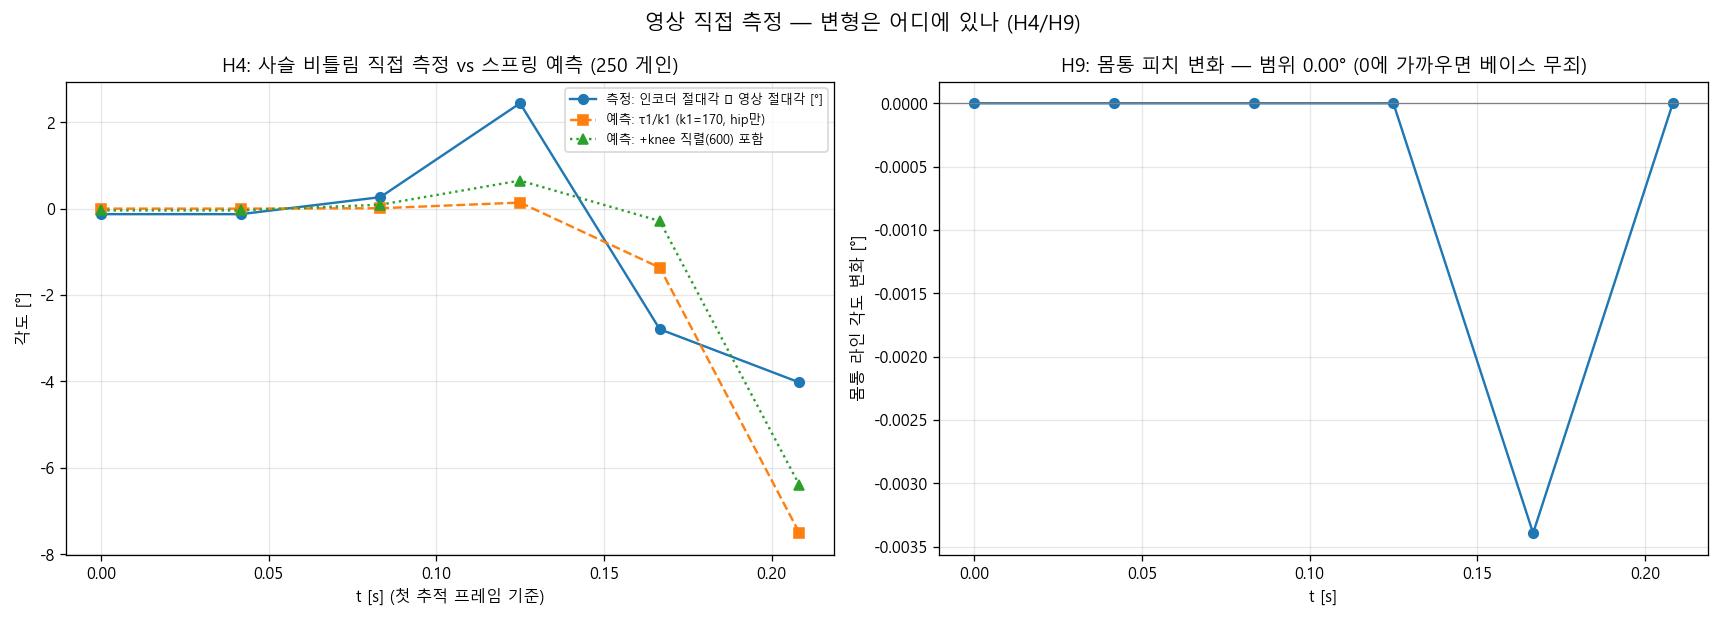

Python code for this plot:
# -*- coding: utf-8 -*-
"""video_deflection — H4/H9: 영상에서 변형 위치 직접 특정 (exp5 250 게인).

측정:
  · 정강이 절대각 θ_vid = atan2(무릎휠중심 − 발볼트중심)  [영상, 사지의 진짜 각도]
  · 인코더 절대각 θ_enc = q1_enc + q2_enc + const          [모터측]
  · 예측: θ_enc − θ_vid ≈ τ1/k1 (+τ2/k2) — 토크 파형 모양, 피크 ~7°
  · H9: 몸통 2점 라인 각도 변화 (베이스 피치) — ~0°면 베이스 무죄
정렬: 각도 곡선 자체의 시간 이동 최적화 (±0.1s), 기준선 = 푸시 전 프레임 (토크≈0).
"""
# --- 실험 데이터 경로: 단일 출처 (code/bench/datapaths.py) ---
import os as _o, sys as _s
_d = _o.path.dirname(_o.path.abspath(__file__))
while _d != _o.path.dirname(_d) and not _o.path.isdir(_o.path.join(_d, 'code', 'bench')):
    _d = _o.path.dirname(_d)
if _o.path.join(_d, 'code', 'bench') not in _s.path:
    _s.path.append(_o.path.join(_d, 'code', 'bench'))
from datapaths import DATA_ROOT, CVT_ROOT  # noqa: E402
# ---------------------------------------------------------------
import os, json
os.environ.setdefault("PYTHONIOENCODING", "utf-8")
from pathlib import Path
import numpy as np, pandas as pd
import imageio.v3 as iio
import matplotlib; matplotlib.use("Agg"); import matplotlib.pyplot as plt
plt.rcParams["font.family"] = "Malgun Gothic"; plt.rcParams["axes.unicode_minus"] = False

HERE = Path(__file__).parent
DATA = Path((DATA_ROOT + "/26_07_27/250_3_250_3"))
KT, GR, CF = 0.091, 9.0, 0.59
A = np.array([1.15605006, 4.17389589e-4, 0.26855607, 0.04904241])
def ahat(raw, v):
    Iq = (CF/(GR*KT))*np.asarray(raw, float); s = np.sign(v)
    return A[0]*GR*KT*Iq - A[1]*GR*np.abs(Iq)*Iq - A[2]*s - A[3]*np.abs(Iq)*s
def gray(a): return a.mean(axis=2)

def match(f, T, cy, cx, ry=35, rx=55):
    h = T.shape[0]//2; best = (1e18, 0, 0)
    for dy in range(-ry, ry+1):
        for dx in range(-rx, rx+1):
            p = f[cy+dy-h:cy+dy+h, cx+dx-h:cx+dx+h]
            if p.shape != T.shape: continue
            s = float(((p-T)**2).mean())
            if s < best[0]: best = (s, dx, dy)
    return best

mp4 = next(DATA.glob("*.mp4"))
fr = [gray(f) for f in iio.imiter(str(mp4), plugin="FFMPEG")]
d = [float(np.abs(fr[i+1]-fr[i]).mean()) for i in range(len(fr)-1)]
j = int(min(np.argsort(d)[-12:]))            # 점프 클러스터 시작
REF = j - 5                                   # 정착 크라우치 프레임 (템플릿 기준)
# 특징점 (f125 격자 판독): 무릎휠 (610,1065), 발볼트 (368,1183), 몸통=흰 캐리지 브래킷 좌(212,665)·우(502,660)
PTS = {"knee": (1065, 610), "foot": (1183, 368), "bodyL": (665, 212), "bodyR": (660, 502)}
T = {k: fr[REF][y-20:y+20, x-20:x+20].copy() for k, (y, x) in PTS.items()}
FR = list(range(j-6, min(j+2, len(fr))))
trk = {k: [] for k in PTS}
for i in FR:
    for k, (y, x) in PTS.items():
        e, dx, dy = match(fr[i], T[k], y, x)
        trk[k].append((i, e, x+dx, y+dy))
# 유효 프레임: knee·foot 매칭 오차 한계 내
rows = []
for idx, i in enumerate(FR):
    ek, ef = trk["knee"][idx][1], trk["foot"][idx][1]
    if ek > 1500 or ef > 1500:               # 블러 파탄 프레임 제외
        continue
    kx, ky = trk["knee"][idx][2], trk["knee"][idx][3]
    fx, fy = trk["foot"][idx][2], trk["foot"][idx][3]
    th_vid = np.degrees(np.arctan2(-(ky-fy), kx-fx))      # 영상 y는 아래+ → 부호 반전
    bl = trk["bodyL"][idx]; br = trk["bodyR"][idx]
    body_ang = np.degrees(np.arctan2(-(br[3]-bl[3]), br[2]-bl[2])) if (bl[1] < 4000 and br[1] < 4000) else np.nan
    rows.append(dict(fr=i, t_vid=i/24.0, th_vid=th_vid, body=body_ang,
                     err=(round(ek), round(ef), round(bl[1]), round(br[1]))))
    print(f"f{i}: θ_vid={th_vid:.2f}° body={body_ang:.2f}° 매칭오차 knee/foot/bL/bR={rows[-1]['err']}")

# ── 인코더 절대각 + 토크 ──
hip = pd.read_excel(DATA/"hip.xlsx"); knee = pd.read_excel(DATA/"knee.xlsx")
n = min(len(hip), len(knee)); hip, knee = hip.iloc[:n], knee.iloc[:n]
t = hip["Time"].to_numpy(float) - hip["Time"].iloc[0]
q1 = hip["currentAngle"].to_numpy(float); q2 = knee["currentAngle"].to_numpy(float)
v1 = hip["currentAngleVelocity"].to_numpy(float); v2 = knee["currentAngleVelocity"].to_numpy(float)
a1 = ahat(hip["currentTorque"].to_numpy(float), v1); a2 = ahat(knee["currentTorque"].to_numpy(float), v2)
th_enc = np.degrees(q1 + q2)                              # 절대각 (상수차는 기준선 차감으로 소거)

tv = np.array([r["t_vid"] for r in rows]); thv = np.array([r["th_vid"] for r in rows])
# ★정렬 = 독립 사건 앵커 (자유 정합 금지 — 신호를 시프트로 흡수함):
#   영상 이륙 = 발 템플릿 파탄 직전.후 사이 (f_lo+0.5) ↔ GRF 이륙 t_lo. ±0.5프레임 감도 병기.
grf = pd.read_excel(DATA/"GRF.xlsx").iloc[:n]
g = grf["Current_GRF"].to_numpy(float); g0 = np.median(g[-5:]); thr_g = g0 + 0.06*(np.nanmax(g)-g0)
ab = np.where(g >= thr_g)[0]; T_LO = t[min(int(ab[-1])+1, len(t)-1)]
f_lo = None
for idx0 in range(len(FR)):
    e_f = trk["foot"][idx0][1]
    if e_f > 1500:
        f_lo = FR[idx0] - 0.5; break
if f_lo is None: f_lo = FR[-1] + 0.5
def defl_at(halfshift):
    SH = T_LO - (f_lo + halfshift)/24.0
    the_al = np.interp(tv + SH - tv[0]*0, t, th_enc)  # placeholder
    return SH
SH = T_LO - f_lo/24.0
tmap = tv + SH                                             # 각 프레임의 인코더 로컬시각
the_al = np.interp(tmap, t, th_enc)
C0 = float(np.mean(thv[:3] - the_al[:3]))                  # 상수 오프셋 = 크라우치(저토크) 캘리브
defl = (the_al + C0) - thv                                 # 인코더 − 영상 = 사슬 비틀림
tau1 = np.interp(tmap, t, a1); tau2 = np.interp(tmap, t, a2)
pred_h = np.degrees(-(tau1 - tau1[:3].mean()) / 170.0)     # hip만 (k1=170) — 부호: 굴곡 토크(−)가 인코더를 더 굽힘(−)쪽으로
pred_hk = pred_h + np.degrees(-(tau2 - tau2[:3].mean()) / 600.0)
# 감도: 이륙 앵커 ±0.5프레임
sens = {}
for hs, tag in [(-0.5, "early"), (0.5, "late")]:
    tm2 = tv + (T_LO - (f_lo + hs)/24.0)
    th2 = np.interp(tm2, t, th_enc); c2 = float(np.mean(thv[:3] - th2[:3]))
    sens[tag] = ((th2 + c2) - thv).round(2).tolist()
print(f"\n앵커: 영상이륙 f{f_lo} ↔ GRF 이륙 {T_LO:.3f}s → shift={SH*1e3:.0f}ms | 감도 ±0.5프레임 병기")
for i, r in enumerate(rows):
    print(f"f{r['fr']}: 비틀림(인코더−영상)={defl[i]:+.2f}° [감도 {sens['early'][i]:+.2f}~{sens['late'][i]:+.2f}]  "
          f"예측 hip만={pred_h[i]:+.2f}°  hip+knee={pred_hk[i]:+.2f}°  τ1={tau1[i]:+.1f} τ2={tau2[i]:+.1f}  body={r['body']:.2f}°")
body = np.array([r["body"] for r in rows])
print(f"\n몸통 피치 변화 (H9): {np.nanmax(body)-np.nanmin(body):.2f}° (전 프레임 범위)")

fig, ax = plt.subplots(1, 2, figsize=(15, 5.4))
ax[0].plot(tv - tv[0], defl, "o-", label="측정: 인코더 절대각 − 영상 절대각 [°]")
ax[0].plot(tv - tv[0], -pred_h, "s--", label="예측: τ1/k1 (k1=170, hip만)")
ax[0].plot(tv - tv[0], -pred_hk, "^:", label="예측: +knee 직렬(600) 포함")
ax[0].set_title("H4: 사슬 비틀림 직접 측정 vs 스프링 예측 (250 게인)")
ax[0].set_xlabel("t [s] (첫 추적 프레임 기준)"); ax[0].set_ylabel("각도 [°]"); ax[0].legend(fontsize=8); ax[0].grid(alpha=.3)
ax[1].plot(tv - tv[0], body - np.nanmean(body[:2]), "o-")
ax[1].axhline(0, color="gray", lw=0.8)
ax[1].set_title(f"H9: 몸통 피치 변화 — 범위 {np.nanmax(body)-np.nanmin(body):.2f}° (0에 가까우면 베이스 무죄)")
ax[1].set_xlabel("t [s]"); ax[1].set_ylabel("몸통 라인 각도 변화 [°]"); ax[1].grid(alpha=.3)
fig.suptitle("영상 직접 측정 — 변형은 어디에 있나 (H4/H9)", fontsize=13)
fig.tight_layout(); fig.savefig(HERE/"video_deflection.png", dpi=115)
json.dump(dict(shift_ms=SH*1e3, rows=[dict(r, defl=float(defl[i]), tau1=float(tau1[i]), tau2=float(tau2[i]))
          for i, r in enumerate(rows)]), open(HERE/"_video_deflection.json", "w", encoding="utf-8"), ensure_ascii=False, indent=1)
print("done → video_deflection.png")
